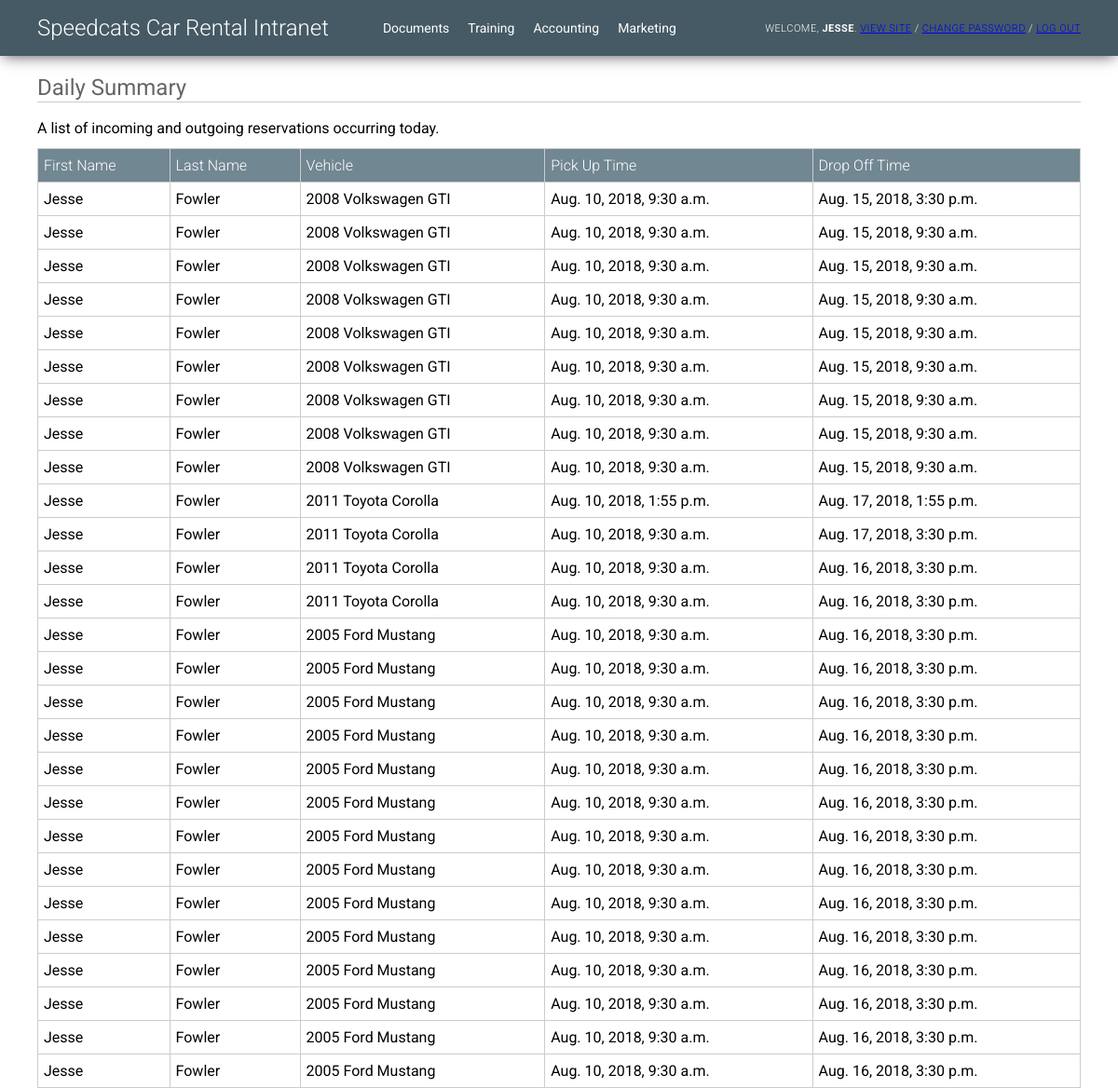
/inventory/daily_summary/ (signed in), run on the app's committed database.
### inventory/models.py (models this page shows, shortened)
class Reservation(models.Model):
	user = models.ForeignKey(settings.AUTH_USER_MODEL, on_delete=models.CASCADE, related_name="reservations")
	vehicle = models.ForeignKey(Vehicle, on_delete=models.CASCADE)
	pick_up_time = models.DateTimeField(blank=False, null=False)
	pick_up_location = models.ForeignKey(Store, on_delete=models.CASCADE, related_name='pick_up_store')
	drop_off_time = models.DateTimeField(blank=False, null=False)
	drop_off_location = models.ForeignKey(Store, on_delete=models.CASCADE, related_name='drop_off_store')
	subtotal = models.DecimalField(max_digits=8, decimal_places=2, null=True)
	tax = models.DecimalField(max_digits=8, decimal_places=2, null=True)
	total = models.DecimalField(max_digits=8, decimal_places=2, null=True)
	miles_driven = models.IntegerField(null=True, blank=True)

class Vehicle(models.Model):
	status_choices = (
		('m', 'Maintenance'),
		('a', 'Available'),
		('r', 'Reserved'),
	)
	vehicle_type_choices = (
		('c', 'Car'),
		('s', 'SUV'),
		('t', 'Truck'),
	)
	engine_type_choices = (
		('i4', 'Inline 4'),
		('i6', 'Inline 6'),
		('v4', 'V4'),
		('v6', 'V6'),
		('v8', 'V8'),
		('w8', 'W8'),
		('vr6', 'VR6'),
		('e', 'Electric'),
		('h', 'Hybrid'),
	)
	VIN = models.CharField(max_length=17)
	store = models.ForeignKey(Store, on_delete=models.CASCADE)
	year = models.IntegerField()
	make = models.CharField(max_length=30)
	model = models.CharField(max_length=30)
	color = models.CharField(max_length=10)
	mileage = models.IntegerField()
	image = models.ImageField(upload_to="vehicle_photos", blank=True)
	gas_mileage = models.IntegerField(null=True, blank=True)
	engine_size = models.DecimalField(max_digits=2, decimal_places=1, null=True, blank=True)
	engine_type = models.CharField(
		max_length=3,
		choices=engine_type_choices,
		default='i4',
	)
	storage_space = models.IntegerField(null=True, blank=True)
	horsepower = models.IntegerField(null=True, blank=True)
	price = models.DecimalField(max_digits=8, decimal_places=2, default=85.99)
	status = models.CharField(
		max_length=1,
		choices=status_choices,
		default='a',
	)
	vehicle_type = models.CharField(
		max_length=1,
		choices=vehicle_type_choices,
		default='c',
	)
	def __str__(self):
		return str(self.year) + ' ' + self.make + ' ' + self.model

### inventory/views.py (the view)
# urls.py: path('daily_summary/', views.daily_summary, name='daily_summary'),
@staff_member_required
def daily_summary(request):
	query_results = []
	now = datetime.now().date()
	results = Reservation.objects.all()
	for result in results:
		if result.pick_up_time.date() == now or result.drop_off_time.date() == now:
			query_results.append(result)
	context = {
		"results":query_results
	}
	return render(request, 'inventory/daily_summary.html', context)

### inventory/templates/inventory/daily_summary.html
{% extends "inventory/intranet_base.html" %}
{% block content %}
<h2 id="pageheader">Daily Summary</h2>
<p id="reportdetail">A list of incoming and outgoing reservations occurring today.</p>
<table id="contenttable">
    <tr>
        <th>First Name</th>
        <th>Last Name</th>
        <th>Vehicle</th>
        <th>Pick Up Time</th>
        <th>Drop Off Time</th>
    </tr>
    {% for item in results %}
    <tr>
        <td>{{ item.user.first_name }}</td>
        <td>{{ item.user.last_name }}</td>
        <td>{{ item.vehicle }}</td>
        <td>{{ item.pick_up_time }}</td>
        <td>{{ item.drop_off_time }}</td>
    </tr>
    {% endfor %}
</table>
{% endblock %}

### inventory/templates/inventory/intranet_base.html (shortened to what this page needs)
<!DOCTYPE html>
<html lang="en">
<head>
	{% load static %}
	<link rel="stylesheet" href="{% static 'css/intranet.css' %}">
</head>
<body>
    <div id="header">
        <h1><a href="/admin">Speedcats Car Rental Intranet</a></h1>
        <div id="adminlinks">
            <a href="/inventory/documents/"><p>Documents</p></a>
            <a href="/inventory/training/"><p>Training</p></a>
            <a href="/inventory/accounting/"><p>Accounting</p></a>
            <a href="/inventory/marketing/"><p>Marketing</p></a>
        </div>
        <div id="user-tools">
            Welcome, <strong>{{ user.first_name }}</strong>.
            <a href="/">View site</a> /
            <a href="/admin/password_change/">Change password</a> /
            <a href="/admin/logout/">Log out</a>
        </div>
    </div>
    {% block content %}{% endblock %}
</body>
</html>

### inventory/static/css/intranet.css (style rules this page uses)
html, body { padding: 0; margin: 0; }
body { font-family: "Roboto","Lucida Grande","DejaVu Sans","Bitstream Vera Sans",Verdana,Arial,sans-serif; }
th { text-align: left; }
#header { height: 40px; padding: 10px 40px; width: calc(100% - 80px); background-color: #455A64; box-shadow: 0 3px 15px -3px #4d4d4d; display: flex; justify-content: flex-start; align-items: center; }
#header > h1 { font-weight: 300; font-size: 24px; color: white; padding-right: 28px; margin-right: 20px; }
#header > h1 > a { color: white !important; text-decoration: none !important; }
#adminlinks { display: flex; flex-direction: column; }
#adminlinks > a { text-decoration: none !important; }
#adminlinks > a > p { line-height: 100%; margin: 0; padding: 4px 10px; color: white !important; font-size: 14px; }
#user-tools { padding: 0; margin: 0 0 0 auto; font-weight: 300; font-size: 11px; letter-spacing: 0.5px; text-transform: uppercase; text-align: right; color: white; }
#contenttable { margin: 0 40px; width: calc(100% - 80px); border-spacing: 0; border-collapse: collapse; }
#contenttable td, #contenttable th { border: 1px solid #ccc; padding: 8px 6px; }
#contenttable th { background-color: #718792; color: white; font-weight: 300; }
#reportdetail { margin: 18px 40px 12px; }
@media only screen and (min-width: 768px) { #adminlinks { display: flex; flex-direction: row; } }
@media only screen and (min-width: 768px) { #adminlinks > a > p { line-height: 100%; margin: 0; padding: 0 10px; color: white !important; } }
@media only screen and (min-width: 768px) { #pageheader { margin: 20px 40px 10px; border-bottom: 1px solid #ccc; padding: 0 0 1px; color: #666; font-weight: 400; font-size: 24px; } }

### data on the page
Reservation: user.first_name "Jesse", user.last_name "Fowler", vehicle "2008 Volkswagen GTI", pick_up_time "Aug. 10, 2018, 9:30 a.m.", drop_off_time "Aug. 15, 2018, 3:30 p.m."
Reservation: user.first_name "Jesse", user.last_name "Fowler", vehicle "2008 Volkswagen GTI", pick_up_time "Aug. 10, 2018, 9:30 a.m.", drop_off_time "Aug. 15, 2018, 9:30 a.m."
Reservation: user.first_name "Jesse", user.last_name "Fowler", vehicle "2008 Volkswagen GTI", pick_up_time "Aug. 10, 2018, 9:30 a.m.", drop_off_time "Aug. 15, 2018, 9:30 a.m."
Reservation: user.first_name "Jesse", user.last_name "Fowler", vehicle "2008 Volkswagen GTI", pick_up_time "Aug. 10, 2018, 9:30 a.m.", drop_off_time "Aug. 15, 2018, 9:30 a.m."
Reservation: user.first_name "Jesse", user.last_name "Fowler", vehicle "2008 Volkswagen GTI", pick_up_time "Aug. 10, 2018, 9:30 a.m.", drop_off_time "Aug. 15, 2018, 9:30 a.m."
Reservation: user.first_name "Jesse", user.last_name "Fowler", vehicle "2008 Volkswagen GTI", pick_up_time "Aug. 10, 2018, 9:30 a.m.", drop_off_time "Aug. 15, 2018, 9:30 a.m."
Reservation: user.first_name "Jesse", user.last_name "Fowler", vehicle "2008 Volkswagen GTI", pick_up_time "Aug. 10, 2018, 9:30 a.m.", drop_off_time "Aug. 15, 2018, 9:30 a.m."
Reservation: user.first_name "Jesse", user.last_name "Fowler", vehicle "2008 Volkswagen GTI", pick_up_time "Aug. 10, 2018, 9:30 a.m.", drop_off_time "Aug. 15, 2018, 9:30 a.m."
Reservation: user.first_name "Jesse", user.last_name "Fowler", vehicle "2008 Volkswagen GTI", pick_up_time "Aug. 10, 2018, 9:30 a.m.", drop_off_time "Aug. 15, 2018, 9:30 a.m."
Reservation: user.first_name "Jesse", user.last_name "Fowler", vehicle "2011 Toyota Corolla", pick_up_time "Aug. 10, 2018, 1:55 p.m.", drop_off_time "Aug. 17, 2018, 1:55 p.m."
Reservation: user.first_name "Jesse", user.last_name "Fowler", vehicle "2011 Toyota Corolla", pick_up_time "Aug. 10, 2018, 9:30 a.m.", drop_off_time "Aug. 17, 2018, 3:30 p.m."
Reservation: user.first_name "Jesse", user.last_name "Fowler", vehicle "2011 Toyota Corolla", pick_up_time "Aug. 10, 2018, 9:30 a.m.", drop_off_time "Aug. 16, 2018, 3:30 p.m."
Reservation: user.first_name "Jesse", user.last_name "Fowler", vehicle "2011 Toyota Corolla", pick_up_time "Aug. 10, 2018, 9:30 a.m.", drop_off_time "Aug. 16, 2018, 3:30 p.m."
Reservation: user.first_name "Jesse", user.last_name "Fowler", vehicle "2005 Ford Mustang", pick_up_time "Aug. 10, 2018, 9:30 a.m.", drop_off_time "Aug. 16, 2018, 3:30 p.m."
Reservation: user.first_name "Jesse", user.last_name "Fowler", vehicle "2005 Ford Mustang", pick_up_time "Aug. 10, 2018, 9:30 a.m.", drop_off_time "Aug. 16, 2018, 3:30 p.m."
Reservation: user.first_name "Jesse", user.last_name "Fowler", vehicle "2005 Ford Mustang", pick_up_time "Aug. 10, 2018, 9:30 a.m.", drop_off_time "Aug. 16, 2018, 3:30 p.m."
Reservation: user.first_name "Jesse", user.last_name "Fowler", vehicle "2005 Ford Mustang", pick_up_time "Aug. 10, 2018, 9:30 a.m.", drop_off_time "Aug. 16, 2018, 3:30 p.m."
Reservation: user.first_name "Jesse", user.last_name "Fowler", vehicle "2005 Ford Mustang", pick_up_time "Aug. 10, 2018, 9:30 a.m.", drop_off_time "Aug. 16, 2018, 3:30 p.m."
Reservation: user.first_name "Jesse", user.last_name "Fowler", vehicle "2005 Ford Mustang", pick_up_time "Aug. 10, 2018, 9:30 a.m.", drop_off_time "Aug. 16, 2018, 3:30 p.m."
Reservation: user.first_name "Jesse", user.last_name "Fowler", vehicle "2005 Ford Mustang", pick_up_time "Aug. 10, 2018, 9:30 a.m.", drop_off_time "Aug. 16, 2018, 3:30 p.m."
Reservation: user.first_name "Jesse", user.last_name "Fowler", vehicle "2005 Ford Mustang", pick_up_time "Aug. 10, 2018, 9:30 a.m.", drop_off_time "Aug. 16, 2018, 3:30 p.m."
Reservation: user.first_name "Jesse", user.last_name "Fowler", vehicle "2005 Ford Mustang", pick_up_time "Aug. 10, 2018, 9:30 a.m.", drop_off_time "Aug. 16, 2018, 3:30 p.m."
Reservation: user.first_name "Jesse", user.last_name "Fowler", vehicle "2005 Ford Mustang", pick_up_time "Aug. 10, 2018, 9:30 a.m.", drop_off_time "Aug. 16, 2018, 3:30 p.m."
Reservation: user.first_name "Jesse", user.last_name "Fowler", vehicle "2005 Ford Mustang", pick_up_time "Aug. 10, 2018, 9:30 a.m.", drop_off_time "Aug. 16, 2018, 3:30 p.m."
Reservation: user.first_name "Jesse", user.last_name "Fowler", vehicle "2005 Ford Mustang", pick_up_time "Aug. 10, 2018, 9:30 a.m.", drop_off_time "Aug. 16, 2018, 3:30 p.m."
Reservation: user.first_name "Jesse", user.last_name "Fowler", vehicle "2005 Ford Mustang", pick_up_time "Aug. 10, 2018, 9:30 a.m.", drop_off_time "Aug. 16, 2018, 3:30 p.m."
Reservation: user.first_name "Jesse", user.last_name "Fowler", vehicle "2005 Ford Mustang", pick_up_time "Aug. 10, 2018, 9:30 a.m.", drop_off_time "Aug. 16, 2018, 3:30 p.m."

### other printed values
{{ user.first_name }} "JESSE"
